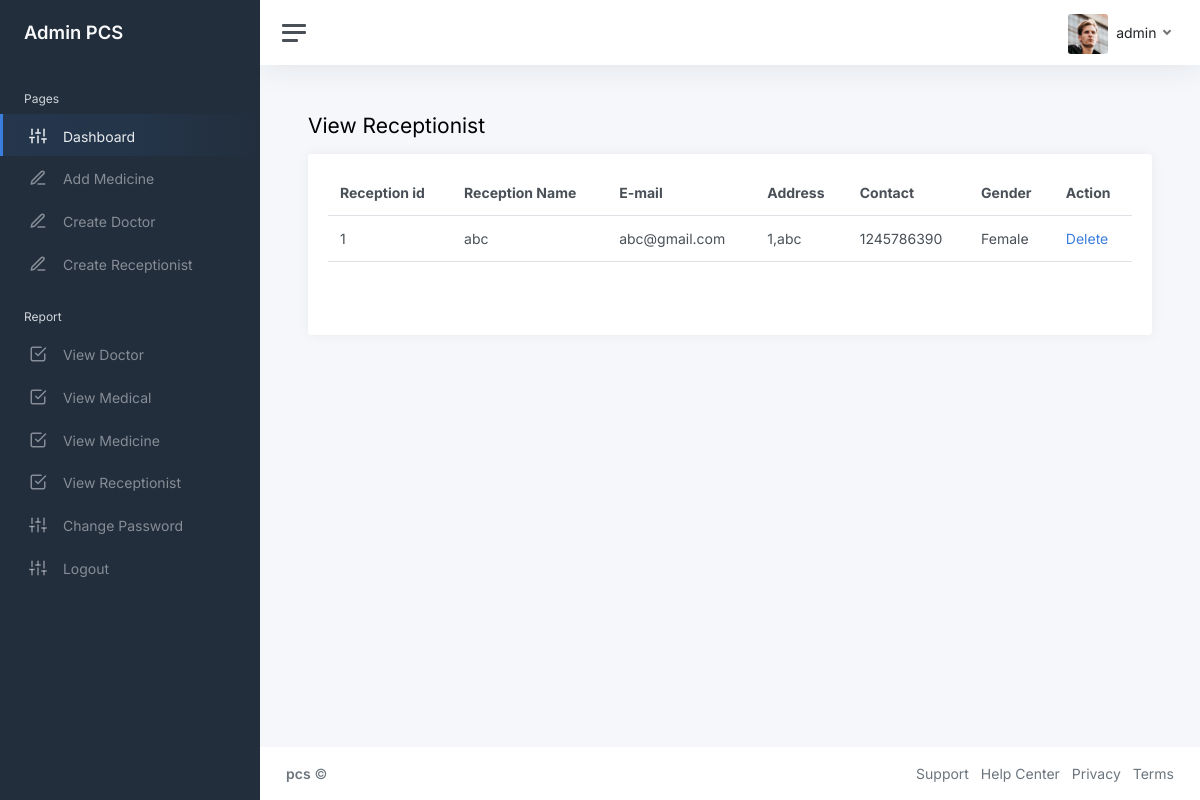
/admin/viewreceptionist.php (signed in), run on the app's committed database.
### tables this page shows
CREATE TABLE IF NOT EXISTS `reception` (
  `reception_id` int NOT NULL AUTO_INCREMENT,
  `reception_name` varchar(50) NOT NULL,
  `password` varchar(20) NOT NULL,
  `email` varchar(20) NOT NULL,
  `address` text NOT NULL,
  `contact` int NOT NULL,
  `gender` varchar(10) NOT NULL,
  PRIMARY KEY (`reception_id`)
);

### admin/viewreceptionist.php (the view, shortened to what this page needs)
<?php
include "connect.php";
		?>
<!DOCTYPE html>
<html lang="en">
<head>
	<link href="css/app.css" rel="stylesheet">
</head>
<body>
	<div class="wrapper">
		<?php
		include "sidebar.php";
		?>
		<div class="main">
			<?php
			include "nav.php";
			?>
			<main class="content">
				<div class="container-fluid p-0">
					<h1 class="h3 mb-3">View Receptionist</h1>
					<div class="row">
						<div class="col-12">
							<div class="card">
								<div class="card-header">
									<?php
									$q = "select * from reception";
									$res = mysqli_query($cn, $q) or die(mysqli_error($cn));
									echo "<table class=table table-hover width=800>";
									echo "<tr><th>Reception id</th><th>Reception Name</th><th>E-mail</th><th>Address</th><th>Contact</th><th>Gender</th><th>Action</th></tr>";
									while ($info = mysqli_fetch_array($res)) {
										?>
										<tr>
										<td><?php echo $info['reception_id']; ?></td>
										<td><?php echo $info['reception_name']; ?></td>
										<td><?php echo $info['email']; ?></td>
										<td><?php echo $info['address']; ?></td>
										<td><?php echo $info['contact']; ?></td>
										<td><?php echo $info['gender']; ?></td>
										<td><a href="viewreceptionist.php?id=<?php echo $info['reception_id']; ?>">Delete</a></td>
									</tr>
										<?php
									}
									echo "</table>";
									?>
								</div>
								<div class="card-body">
								</div>
							</div>
						</div>
					</div>
				</div>
			</main>
			<?php
			include "footer.php";
			?>
		</div>
	</div>
</body>
</html>

### data on the page
reception: reception_id "1", reception_name "abc", email "abc@gmail.com", address "1,abc", contact "1245786390", gender "Female"

### other printed values
$_SESSION['dun'] "admin"
